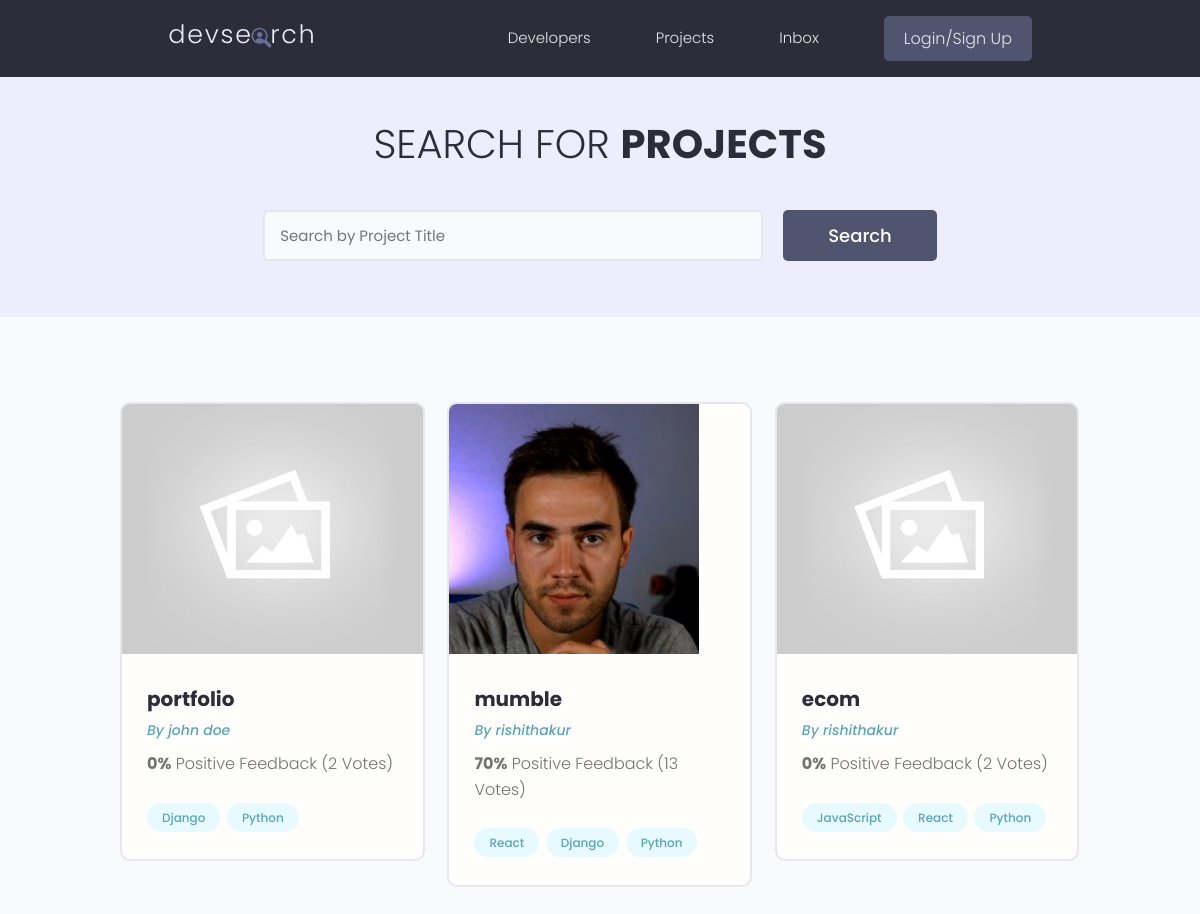
Page /projects/ on the earlier database version.
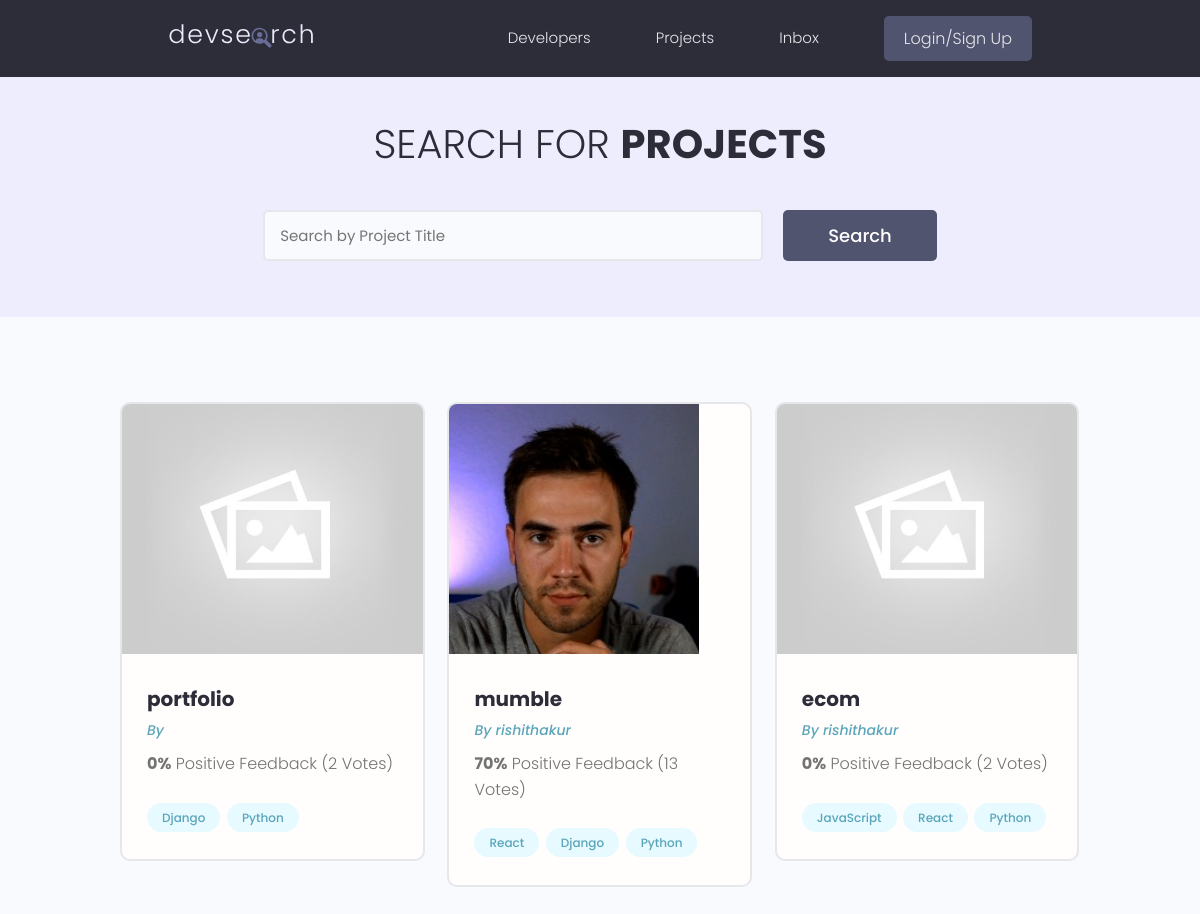
Same page on the later database version.
### projects/models.py (models this page shows, shortened)
class Project(models.Model):
    owner = models.ForeignKey(Profile, null=True, blank=True, on_delete=models.SET_NULL)
    title = models.CharField(max_length=200)
    description = models.TextField(null=True, blank=True)
    featured_image = models.ImageField(null=True, blank=True, default="default.jpg")
    demo_link = models.CharField(max_length=2000, null=True, blank=True)
    source_link = models.CharField(max_length=2000,null=True, blank=True)
    tags = models.ManyToManyField('Tag', blank=True)
    vote_total = models.IntegerField(default=0, null=True, blank=True)
    vote_ratio = models.IntegerField(default=0, null=True, blank=True)
    created = models.DateTimeField(auto_now_add=True)
    id = models.UUIDField(default=uuid.uuid4, unique=True, primary_key=True, editable=False)

### users/models.py (models this page shows, shortened)
class Profile(models.Model):
    user = models.OneToOneField(User, on_delete=models.CASCADE, null=True, blank=True)
    name = models.CharField(max_length=200, blank=True, null=True)
    email = models.EmailField(max_length=500, blank=True, null=True)
    username = models.CharField(max_length=200, blank=True, null=True)
    location = models.CharField(max_length=200, blank=True, null=True)
    short_intro = models.CharField(max_length=200, blank=True, null=True)
    bio = models.TextField(blank=True, null=True)
    profile_image = models.ImageField(null=True, blank=True, upload_to='profiles/', default='profiles/user-default.png')
    social_github =  models.CharField(max_length=200, blank=True, null=True)
    social_linkedin=  models.CharField(max_length=200, blank=True, null=True)
    social_website =  models.CharField(max_length=200, blank=True, null=True)
    social_twitter =  models.CharField(max_length=200, blank=True, null=True)
    created = models.DateTimeField(auto_now_add=True)
    id = models.UUIDField(default=uuid.uuid4, unique=True, primary_key=True, editable=False)

### projects/views.py (the view)
# urls.py: path('projects/', include('projects.urls')),
def projects(request):
    projects = Project.objects.all()
    context = {'projects':projects}
    return render(request, 'projects/projects.html', context)

### projects/models.py (called while the page is built)
    def __str__(self):
        return self.name

### projects/templates/projects/projects.html (shortened to what this page needs)
{% extends 'main.html' %}
{% block content %}
<main class="projects">
    <section class="hero-section text-center">
        <div class="container container--narrow">
            <div class="hero-section__box">
                <h2>Search for <span>Projects</span></h2>
            </div>
            <div class="hero-section__search">
                <form class="form" action="{% url 'projects' %}" method="get">
                    <div class="form__field">
                        <input class="input input--text" id="formInput#search" type="text" name="text"
                        placeholder="Search by Project Title" />
                    </div>
                    <input class="btn btn--sub btn--lg" type="submit" value="Search" />
                </form>
            </div>
        </div>
    </section>
    <section class="projectsList">
        <div class="container">
            <div class="grid grid--three">
                {% for project in projects %}
                <div class="column">
                    <div class="card project">
                        <a href="{% url 'project' project.id %}" class="project">
                            <img class="project__thumbnail" src="{{ project.featured_image.url }}" alt="project thumbnail" />
                            <div class="card__body">
                                <h3 class="project__title">{{project.title}}</h3>
                                <p><a class="project__author" href="{% url 'user-profile' project.owner.id %}">By {{project.owner.name}}</a></p>
                                <p class="project--rating">
                                    <span style="font-weight: bold;">{{project.vote_ratio}}%</span> Positive
                                    Feedback ({{project.vote_total}} Vote{{project.vote_total|pluralize:"s"}})
                                </p>
                                <div class="project__tags">
                                    {% for tag in project.tags.all %}
                                    <span class="tag tag--pill tag--main">
                                        <small>{{tag}}</small>
                                    </span>
                                    {% endfor %}
                                </div>
                            </div>
                        </a>
                    </div>
                </div>
                {% endfor %}
            </div>
        </div>
    </section>
</main>
{% endblock content %}

Differences in the rows shown:
changed Project "portfolio": owner.name "john doe" → (not shown)
